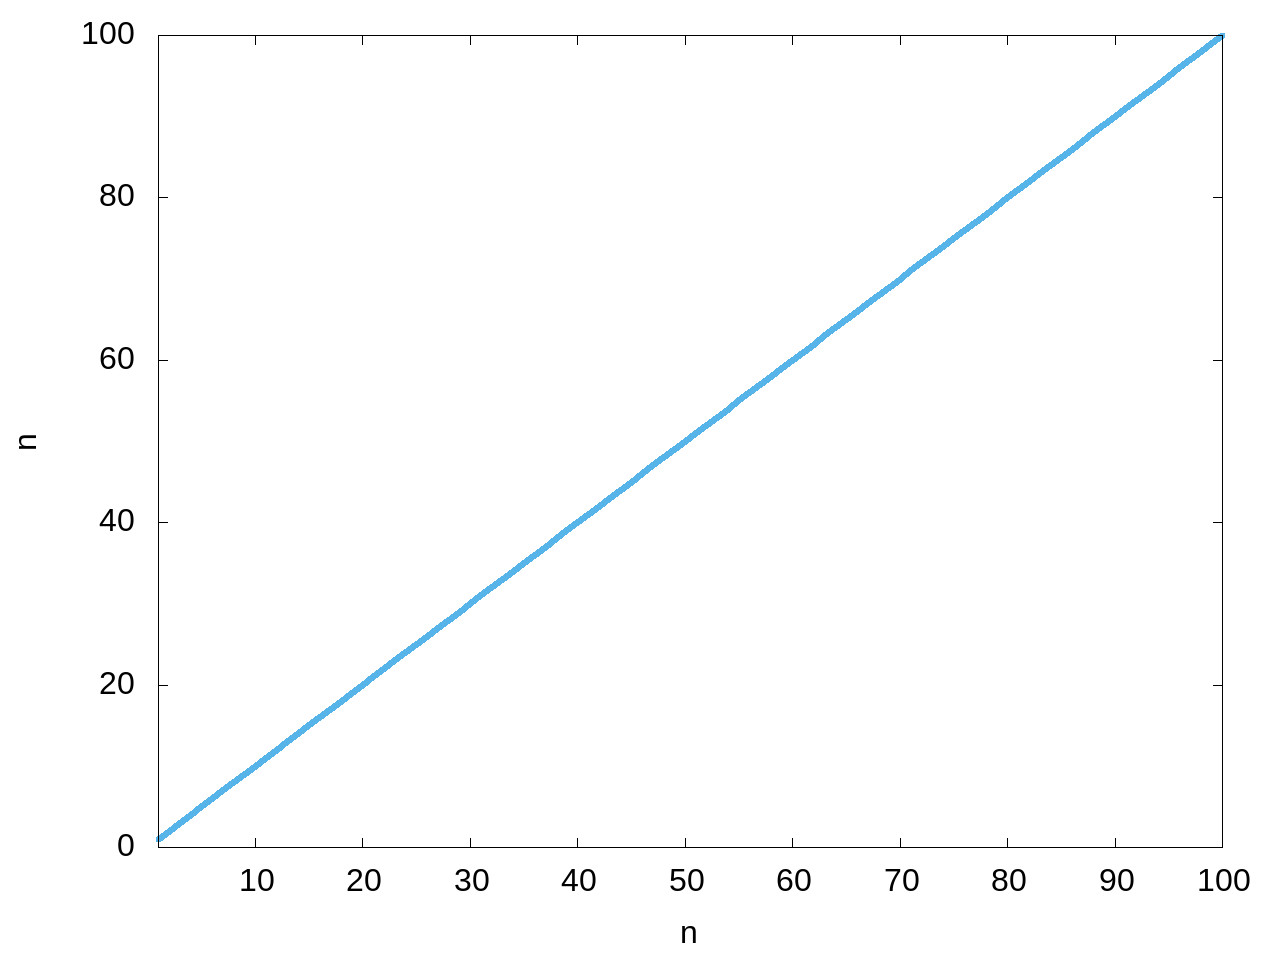

Here is the gnuplot script that generated this plot:
set terminal jpeg enhanced size 1280,960 font "arial,24.0"
set output "n.jpg"
set xlabel "n"
set ylabel "n" 
plot [n=1:100][0:100] n with lines lw 5 lt 3 notitle
